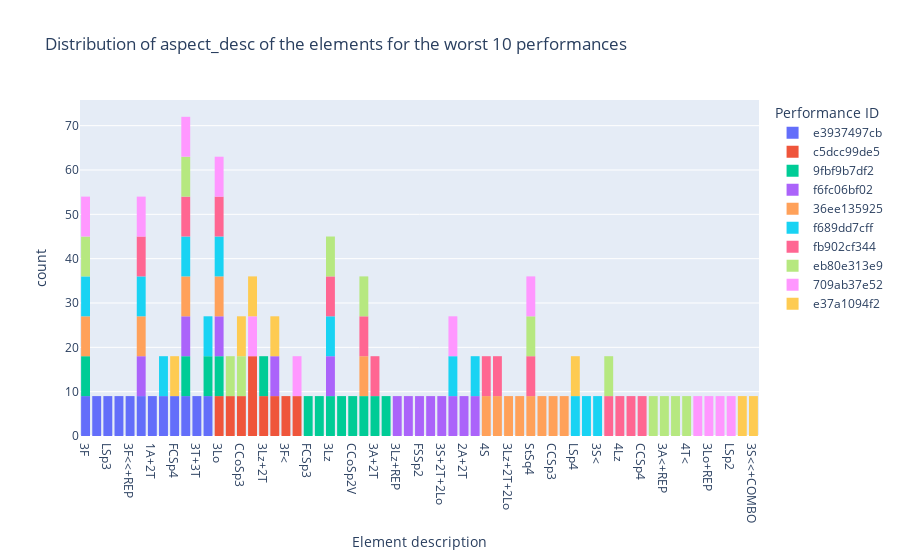

The code cell stored with this chart in its notebook:
### Markdown cell above
### 3.2. Distribuzione aspect_desc

### Code cell
# Mostra la distribuzione degli aspect_desc per le prime 10 più penalizzate performance_id
hist2_df4 = px.histogram(
    df4, x="aspect_desc", color="performance_id",
     title='Distribution of aspect_desc of the elements for the worst 10 performances',
     labels={'aspect_desc': 'Element description', 'performance_id':'Performance ID'}
     )

#fig = px.histogram(df, x="day", category_orders=dict(day=["Thur", "Fri", "Sat", "Sun"]))
hist2_df4.show()
#NB Sort df by total_deductions in descending order

### Figure 1 — Plotly figure (JSON) as saved in the notebook; plotly's stock layout.template omitted (floating-point values rounded to 4 significant figures)
{"data": [{"alignmentgroup": "True", "bingroup": "x", "hovertemplate": "Performance ID=e3937497cb<br>Element description=%{x}<br>count=%{y}<extra></extra>", "legendgroup": "e3937497cb", "marker": {"color": "#636efa", "pattern": {"shape": ""}}, "name": "e3937497cb", "offsetgroup": "e3937497cb", "orientation": "v", "showlegend": true, "type": "histogram", "x": ["3F", "3Lz<", "LSp3", "2S", "3F<<+REP", "CCoSp4", "3Lz<", "1A+2T", "1A", "3F", "3Lz<", "CCoSp4", "3F<<+REP", "1A+2T", "CCoSp4", "3F", "3F<<+REP", "2S", "LSp3", "FCSp4", "2S", "LSp3", "ChSq1", "3T+3T", "StSq3", "3F", "1A", "1A+2T", "1A", "FCSp4", "FCSp4", "2S", "2S", "3F<<+REP", "CCoSp4", "3Lz<", "1A+2T", "1A", "3F", "1A", "1A+2T", "3Lz<", "CCoSp4", "3F<<+REP", "LSp3", "ChSq1", "ChSq1", "3T+3T", "StSq3", "3F", "1A", "FCSp4", "ChSq1", "3T+3T", "StSq3", "1A+2T", "StSq3", "3T+3T", "3Lz<", "CCoSp4", "3F<<+REP", "LSp3", "3F<<+REP", "CCoSp4", "3Lz<", "2S", "1A", "3F", "3F", "1A", "1A+2T", "ChSq1", "3T+3T", "StSq3", "3Lz<", "CCoSp4", "3F<<+REP", "2S", "LSp3", "FCSp4", "ChSq1", "3T+3T", "StSq3", "2S", "1A+2T", "FCSp4", "FCSp4", "LSp3", "FCSp4", "ChSq1", "3T+3T", "StSq3", "FCSp4", "StSq3", "3T+3T", "ChSq1", "ChSq1", "LSp3", "2S", "3F<<+REP", "3T+3T", "LSp3", "StSq3", "3F", "1A", "1A+2T", "3Lz<", "CCoSp4"], "xaxis": "x", "yaxis": "y"}, {"alignmentgroup": "True", "bingroup": "x", "hovertemplate": "Performance ID=c5dcc99de5<br>Element description=%{x}<br>count=%{y}<extra></extra>", "legendgroup": "c5dcc99de5", "marker": {"color": "#EF553B", "pattern": {"shape": ""}}, "name": "c5dcc99de5", "offsetgroup": "c5dcc99de5", "orientation": "v", "showlegend": true, "type": "histogram", "x": ["3Lo", "FCSp2", "CCoSp3", "CCoSp3", "2A", "3Lz+2T", "StSq2", "2A", "3F<", "1Lz", "3F<", "2A", "3Lo", "1Lz", "3Lz+2T", "StSq2", "2A", "FCSp2", "3Lo", "2A", "3F<", "1Lz", "3Lz+2T", "StSq2", "2A", "CCoSp3", "FCSp2", "3Lo", "2A", "StSq2", "CCoSp3", "FCSp2", "3Lo", "3F<", "1Lz", "3Lz+2T", "2A", "2A", "3F<", "1Lz", "3Lz+2T", "StSq2", "2A", "CCoSp3", "FCSp2", "3Lo", "2A", "3F<", "1Lz", "3Lz+2T", "StSq2", "2A", "CCoSp3", "FCSp2", "FCSp2", "CCoSp3", "3Lo", "3Lz+2T", "StSq2", "2A", "1Lz", "3F<", "2A", "StSq2", "3Lz+2T", "1Lz", "3F<", "2A", "3Lo", "FCSp2", "CCoSp3", "2A", "CCoSp3", "FCSp2", "3Lo", "StSq2", "3Lz+2T", "1Lz", "3F<", "2A", "2A"], "xaxis": "x", "yaxis": "y"}, {"alignmentgroup": "True", "bingroup": "x", "hovertemplate": "Performance ID=9fbf9b7df2<br>Element description=%{x}<br>count=%{y}<extra></extra>", "legendgroup": "9fbf9b7df2", "marker": {"color": "#00cc96", "pattern": {"shape": ""}}, "name": "9fbf9b7df2", "offsetgroup": "9fbf9b7df2", "orientation": "v", "showlegend": true, "type": "histogram", "x": ["StSq3", "FCSp3", "3Lo", "2A+2T*", "3F", "3Lz", "CSSp2", "CCoSp2V", "3A", "ChSq1", "3A+2T", "3Lz+2T", "4T<<", "StSq3", "FCSp3", "3Lo", "2A+2T*", "3F", "3Lz", "CSSp2", "CCoSp2V", "4T<<", "3Lz+2T", "CCoSp2V", "3Lz+2T", "3A+2T", "ChSq1", "3A", "3A", "ChSq1", "3A+2T", "CCoSp2V", "4T<<", "StSq3", "FCSp3", "3Lo", "2A+2T*", "3F", "3Lz", "CSSp2", "4T<<", "StSq3", "FCSp3", "3Lo", "3A", "ChSq1", "3A+2T", "3Lz+2T", "CCoSp2V", "4T<<", "StSq3", "FCSp3", "3Lo", "2A+2T*", "3F", "3Lz", "CSSp2", "CSSp2", "3Lz", "3F", "2A+2T*", "3Lz", "2A+2T*", "3Lo", "FCSp3", "StSq3", "4T<<", "CCoSp2V", "3Lz+2T", "3A+2T", "3A", "ChSq1", "3A+2T", "3Lz+2T", "ChSq1", "3A", "3F", "CSSp2", "ChSq1", "CCoSp2V", "2A+2T*", "3F", "3Lz", "CSSp2", "3Lz+2T", "3Lz+2T", "3A+2T", "ChSq1", "CSSp2", "3Lz", "3F", "3A", "ChSq1", "3Lo", "FCSp3", "StSq3", "4T<<", "3A+2T", "3A", "CCoSp2V", "3A", "FCSp3", "StSq3", "4T<<", "CCoSp2V", "CSSp2", "3Lz+2T", "4T<<", "2A+2T*", "3A+2T", "3Lo", "3Lz", "3Lo", "2A+2T*", "3F", "FCSp3", "StSq3"], "xaxis": "x", "yaxis": "y"}, {"alignmentgroup": "True", "bingroup": "x", "hovertemplate": "Performance ID=f6fc06bf02<br>Element description=%{x}<br>count=%{y}<extra></extra>", "legendgroup": "f6fc06bf02", "marker": {"color": "#ab63fa", "pattern": {"shape": ""}}, "name": "f6fc06bf02", "offsetgroup": "f6fc06bf02", "orientation": "v", "showlegend": true, "type": "histogram", "x": ["StSq2", "3Lo", "3Lz+REP", "StSq2", "3A<<", "3Lo", "FSSp2", "3Fe", "3Lz", "3A<<", "3S+2T+2Lo", "3S+2T+2Lo", "CCoSp4", "FCCoSp4", "2A+2T", "ChSq1", "2A+3T", "CCoSp4", "FCCoSp4", "2A+2T", "ChSq1", "2A+3T", "3Lz+REP", "3Lz", "3Fe", "3Fe", "FSSp2", "3Lo", "3Lz", "3Fe", "3Lz+REP", "FSSp2", "3Lo", "3A<<", "StSq2", "3S+2T+2Lo", "CCoSp4", "FCCoSp4", "2A+2T", "ChSq1", "2A+3T", "3Lz+REP", "3Lz", "3A<<", "3S+2T+2Lo", "CCoSp4", "FCCoSp4", "2A+2T", "ChSq1", "2A+3T", "StSq2", "FSSp2", "3A<<", "3Lo", "FSSp2", "StSq2", "3Lz+REP", "2A+3T", "ChSq1", "2A+2T", "FCCoSp4", "CCoSp4", "3S+2T+2Lo", "StSq2", "3A<<", "3Lo", "FSSp2", "3Lz", "FSSp2", "3Lo", "3A<<", "StSq2", "3S+2T+2Lo", "CCoSp4", "FCCoSp4", "2A+2T", "ChSq1", "2A+3T", "3Lz+REP", "3Lz", "3Fe", "3Fe", "3S+2T+2Lo", "FSSp2", "3Lo", "3A<<", "StSq2", "3S+2T+2Lo", "CCoSp4", "FCCoSp4", "2A+2T", "ChSq1", "2A+3T", "3Lz+REP", "3Lz", "3Fe", "CCoSp4", "3Fe", "3Lz", "3Lz+REP", "2A+3T", "ChSq1", "2A+2T", "FCCoSp4", "2A+3T", "FSSp2", "3Lo", "3A<<", "StSq2", "3S+2T+2Lo", "CCoSp4", "FCCoSp4", "2A+2T", "ChSq1", "3Lz+REP", "3Lz", "3Fe"], "xaxis": "x", "yaxis": "y"}, {"alignmentgroup": "True", "bingroup": "x", "hovertemplate": "Performance ID=36ee135925<br>Element description=%{x}<br>count=%{y}<extra></extra>", "legendgroup": "36ee135925", "marker": {"color": "#FFA15A", "pattern": {"shape": ""}}, "name": "36ee135925", "offsetgroup": "36ee135925", "orientation": "v", "showlegend": true, "type": "histogram", "x": ["ChSq1", "CCoSp4", "4S", "FSSp4", "3Lz+2T+2Lo", "3A", "3Lo", "3T", "StSq4", "4T", "3F", "CCSp3", "CCoSp4", "4S", "FSSp4", "3Lz+2T+2Lo", "3A", "3Lo", "3T", "StSq4", "4T", "CCSp3", "ChSq1", "CCoSp4", "3A+REP", "3F", "3A+REP", "ChSq1", "4S", "FSSp4", "3Lz+2T+2Lo", "3A", "3Lo", "3T", "StSq4", "4T", "CCSp3", "CCSp3", "ChSq1", "3F", "3A+REP", "CCoSp4", "4S", "4T", "StSq4", "3T", "3Lo", "CCoSp4", "4S", "FSSp4", "3Lz+2T+2Lo", "3A", "FSSp4", "3Lz+2T+2Lo", "3A", "CCoSp4", "4S", "FSSp4", "3Lz+2T+2Lo", "3A", "3Lo", "3T", "StSq4", "4T", "CCSp3", "ChSq1", "3F", "3A+REP", "3Lo", "3T", "StSq4", "4T", "CCSp3", "ChSq1", "3F", "3A+REP", "3Lz+2T+2Lo", "4S", "3A", "3Lo", "3T", "StSq4", "4T", "CCSp3", "FSSp4", "CCoSp4", "3A+REP", "3F", "3A+REP", "CCoSp4", "4S", "FSSp4", "3Lz+2T+2Lo", "3A", "3Lo", "3T", "StSq4", "4T", "CCSp3", "ChSq1", "3F", "CCSp3", "ChSq1", "4T", "StSq4", "ChSq1", "3F", "3A+REP", "CCoSp4", "4S", "FSSp4", "3Lz+2T+2Lo", "3A", "3Lo", "3T", "3F", "3A+REP"], "xaxis": "x", "yaxis": "y"}, {"alignmentgroup": "True", "bingroup": "x", "hovertemplate": "Performance ID=f689dd7cff<br>Element description=%{x}<br>count=%{y}<extra></extra>", "legendgroup": "f689dd7cff", "marker": {"color": "#19d3f3", "pattern": {"shape": ""}}, "name": "f689dd7cff", "offsetgroup": "f689dd7cff", "orientation": "v", "showlegend": true, "type": "histogram", "x": ["3Lz", "1A", "3F", "FCCoSp4", "CCoSp4", "LSp4", "ChSq1", "3Lo", "3F+3T", "3S<", "2A+3T", "3F+3T", "3S<", "StSq3", "3Lz", "StSq3", "1A", "3Lz", "2A+3T", "3S<", "3F+3T", "3F+3T", "3Lo", "ChSq1", "LSp4", "CCoSp4", "FCCoSp4", "3F", "1A", "3Lz", "StSq3", "2A+3T", "3S<", "3F+3T", "3S<", "2A+3T", "StSq3", "1A", "3Lz", "3F", "3S<", "2A+3T", "StSq3", "3Lz", "1A", "3F", "FCCoSp4", "CCoSp4", "LSp4", "ChSq1", "3Lo", "3Lo", "ChSq1", "LSp4", "CCoSp4", "FCCoSp4", "StSq3", "1A", "3S<", "StSq3", "3Lz", "1A", "3F", "FCCoSp4", "CCoSp4", "LSp4", "ChSq1", "2A+3T", "3F+3T", "3F", "FCCoSp4", "CCoSp4", "LSp4", "ChSq1", "3Lo", "3F+3T", "3F", "3Lo", "3F+3T", "FCCoSp4", "CCoSp4", "LSp4", "ChSq1", "3Lo", "3S<", "3Lo", "ChSq1", "LSp4", "CCoSp4", "FCCoSp4", "3F", "1A", "3Lz", "StSq3", "2A+3T", "3S<", "3F+3T", "2A+3T", "StSq3", "3Lz", "1A", "3F", "FCCoSp4", "CCoSp4", "LSp4", "ChSq1", "3Lo", "2A+3T"], "xaxis": "x", "yaxis": "y"}, {"alignmentgroup": "True", "bingroup": "x", "hovertemplate": "Performance ID=fb902cf344<br>Element description=%{x}<br>count=%{y}<extra></extra>", "legendgroup": "fb902cf344", "marker": {"color": "#FF6692", "pattern": {"shape": ""}}, "name": "fb902cf344", "offsetgroup": "fb902cf344", "orientation": "v", "showlegend": true, "type": "histogram", "x": ["4T+3T", "4Lz", "3Lo", "StSq4", "ChSq1", "3Lz+1Lo+3S", "FSSp4", "4S", "3A", "3A+2T", "CCSp4", "CCoSp4", "3Lz", "4Lz", "3Lo", "StSq4", "4T+3T", "ChSq1", "3Lz+1Lo+3S", "FSSp4", "4S", "3A", "3A+2T", "CCSp4", "CCoSp4", "3Lz", "4Lz", "3Lo", "StSq4", "4T+3T", "ChSq1", "3Lz+1Lo+3S", "FSSp4", "4S", "3A", "3A+2T", "CCSp4", "CCoSp4", "3Lz", "4Lz", "3Lo", "StSq4", "4T+3T", "ChSq1", "3Lz+1Lo+3S", "FSSp4", "4S", "3A", "3A+2T", "CCSp4", "CCoSp4", "3Lz", "4Lz", "3Lo", "StSq4", "4T+3T", "ChSq1", "3Lz+1Lo+3S", "FSSp4", "4S", "3A", "3A+2T", "CCSp4", "CCoSp4", "3Lz", "3Lz", "CCoSp4", "CCSp4", "4Lz", "3Lo", "StSq4", "4T+3T", "ChSq1", "3Lz+1Lo+3S", "FSSp4", "4S", "3A", "3A+2T", "CCSp4", "CCoSp4", "3Lz", "4Lz", "3A+2T", "3Lo", "4S", "3A", "3A+2T", "CCSp4", "CCoSp4", "3Lz", "4Lz", "3Lo", "StSq4", "4T+3T", "ChSq1", "3Lz+1Lo+3S", "FSSp4", "4S", "3A", "FSSp4", "3Lz+1Lo+3S", "ChSq1", "StSq4", "4T+3T", "ChSq1", "3Lz+1Lo+3S", "FSSp4", "4S", "3A", "3A+2T", "CCSp4", "CCoSp4", "3Lz", "4T+3T", "4Lz", "3Lo", "StSq4"], "xaxis": "x", "yaxis": "y"}, {"alignmentgroup": "True", "bingroup": "x", "hovertemplate": "Performance ID=eb80e313e9<br>Element description=%{x}<br>count=%{y}<extra></extra>", "legendgroup": "eb80e313e9", "marker": {"color": "#B6E880", "pattern": {"shape": ""}}, "name": "eb80e313e9", "offsetgroup": "eb80e313e9", "orientation": "v", "showlegend": true, "type": "histogram", "x": ["3F", "4T+3T", "3A", "3Lo+1Lo+3S", "StSq4", "ChSq1", "FCSp2", "3A<+REP", "3Lz", "4Lz<", "4T<", "CCoSp3", "3F", "4T+3T", "4T<", "CCoSp3", "4Lz<", "3Lz", "FCSp2", "3Lz", "4Lz<", "4T<", "CCoSp3", "3F", "4T+3T", "3A<+REP", "ChSq1", "StSq4", "3A", "3Lo+1Lo+3S", "StSq4", "ChSq1", "FCSp2", "3A<+REP", "3Lz", "4Lz<", "4T<", "CCoSp3", "3F", "4T+3T", "3A", "3Lo+1Lo+3S", "FCSp2", "3A<+REP", "3Lz", "4Lz<", "4T<", "CCoSp3", "3F", "4T+3T", "3A", "3Lo+1Lo+3S", "StSq4", "ChSq1", "FCSp2", "3A<+REP", "ChSq1", "StSq4", "3Lo+1Lo+3S", "4T+3T", "3A", "3Lo+1Lo+3S", "StSq4", "ChSq1", "FCSp2", "3A<+REP", "3Lz", "4Lz<", "4T<", "CCoSp3", "3F", "3A", "4T+3T", "3A", "3Lo+1Lo+3S", "StSq4", "ChSq1", "FCSp2", "3A<+REP", "3Lz", "4Lz<", "4T<", "CCoSp3", "3F", "3A", "3Lo+1Lo+3S", "StSq4", "ChSq1", "FCSp2", "3A<+REP", "3Lz", "4Lz<", "4T<", "CCoSp3", "3F", "4T+3T", "3Lo+1Lo+3S", "3A", "StSq4", "ChSq1", "FCSp2", "3A<+REP", "3Lz", "4Lz<", "4T<", "CCoSp3", "3F", "4T+3T"], "xaxis": "x", "yaxis": "y"}, {"alignmentgroup": "True", "bingroup": "x", "hovertemplate": "Performance ID=709ab37e52<br>Element description=%{x}<br>count=%{y}<extra></extra>", "legendgroup": "709ab37e52", "marker": {"color": "#FF97FF", "pattern": {"shape": ""}}, "name": "709ab37e52", "offsetgroup": "709ab37e52", "orientation": "v", "showlegend": true, "type": "histogram", "x": ["3Lz+3T", "3Lo+REP", "FCCoSp4", "1Lz", "2A+1Lo+3S", "ChSq1", "CCoSp4", "LSp2", "3F", "StSq4", "2A", "3Lo", "2A", "FCCoSp4", "1Lz", "2A+1Lo+3S", "ChSq1", "CCoSp4", "LSp2", "3F", "StSq4", "2A", "3Lo", "3Lz+3T", "3Lo+REP", "FCCoSp4", "1Lz", "3Lz+3T", "3Lo+REP", "FCCoSp4", "1Lz", "2A+1Lo+3S", "ChSq1", "CCoSp4", "LSp2", "3F", "2A+1Lo+3S", "2A+1Lo+3S", "ChSq1", "CCoSp4", "LSp2", "3F", "StSq4", "2A", "3Lo", "3Lz+3T", "3Lo+REP", "FCCoSp4", "1Lz", "ChSq1", "3Lo", "CCoSp4", "LSp2", "3F", "StSq4", "2A", "3Lo+REP", "3Lz+3T", "3Lz+3T", "3Lo", "2A", "StSq4", "3F", "LSp2", "CCoSp4", "ChSq1", "2A+1Lo+3S", "1Lz", "FCCoSp4", "3Lo+REP", "3Lz+3T", "3Lo+REP", "FCCoSp4", "1Lz", "2A+1Lo+3S", "ChSq1", "CCoSp4", "LSp2", "3F", "StSq4", "2A", "3Lo", "3Lz+3T", "3Lz+3T", "3Lo+REP", "FCCoSp4", "1Lz", "2A+1Lo+3S", "ChSq1", "CCoSp4", "LSp2", "3F", "StSq4", "2A", "3Lo", "3Lo+REP", "FCCoSp4", "1Lz", "2A+1Lo+3S", "ChSq1", "CCoSp4", "LSp2", "3F", "StSq4", "2A", "3Lo", "StSq4", "3Lo"], "xaxis": "x", "yaxis": "y"}, {"alignmentgroup": "True", "bingroup": "x", "hovertemplate": "Performance ID=e37a1094f2<br>Element description=%{x}<br>count=%{y}<extra></extra>", "legendgroup": "e37a1094f2", "marker": {"color": "#FECB52", "pattern": {"shape": ""}}, "name": "e37a1094f2", "offsetgroup": "e37a1094f2", "orientation": "v", "showlegend": true, "type": "histogram", "x": ["StSq2", "CCoSp3", "3Lo<", "2A", "FCSp4", "3S<<+COMBO", "LSp4", "StSq2", "CCoSp3", "3Lo<", "2A", "FCSp4", "3S<<+COMBO", "LSp4", "StSq2", "CCoSp3", "3Lo<", "2A", "LSp4", "3S<<+COMBO", "FCSp4", "FCSp4", "3S<<+COMBO", "LSp4", "StSq2", "CCoSp3", "3Lo<", "2A", "FCSp4", "StSq2", "CCoSp3", "3Lo<", "2A", "LSp4", "3S<<+COMBO", "FCSp4", "2A", "3S<<+COMBO", "LSp4", "StSq2", "CCoSp3", "3Lo<", "2A", "FCSp4", "3S<<+COMBO", "LSp4", "StSq2", "CCoSp3", "3Lo<", "FCSp4", "2A", "3S<<+COMBO", "LSp4", "StSq2", "CCoSp3", "3Lo<", "2A", "FCSp4", "3S<<+COMBO", "LSp4", "StSq2", "CCoSp3", "3Lo<"], "xaxis": "x", "yaxis": "y"}], "layout": {"barmode": "relative", "legend": {"title": {"text": "Performance ID"}, "tracegroupgap": 0}, "title": {"text": "Distribution of aspect_desc of the elements for the worst 10 performances"}, "xaxis": {"anchor": "y", "domain": [0, 1], "title": {"text": "Element description"}}, "yaxis": {"anchor": "x", "domain": [0, 1], "title": {"text": "count"}}}}
